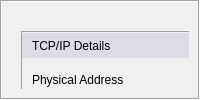
             <widget class="QWidget" name="pcDetails">
              <layout class="QGridLayout" name="gridLayout_4">
               <property name="leftMargin">
                <number>0</number>
               </property>
               <property name="topMargin">
                <number>0</number>
               </property>
               <property name="rightMargin">
                <number>0</number>
               </property>
               <property name="bottomMargin">
                <number>0</number>
               </property>
               <item row="0" column="0">
                <widget class="QFrame" name="framePcMain">
                 <property name="sizePolicy">
                  <sizepolicy hsizetype="Preferred" vsizetype="Preferred">
                   <horstretch>0</horstretch>
                   <verstretch>0</verstretch>
                  </sizepolicy>
                 </property>
                 <property name="styleSheet">
                  <string notr="true">background-color: rgb(240, 240, 240);</string>
                 </property>
                 <property name="frameShape">
                  <enum>QFrame::Box</enum>
                 </property>
                 <property name="frameShadow">
                  <enum>QFrame::Sunken</enum>
                 </property>
                 <layout class="QHBoxLayout" name="horizontalLayout">
                  <item>
                   <widget class="QFrame" name="framePcDetails">
                    <property name="minimumSize">
                     <size>
                      <width>0</width>
                      <height>25</height>
                     </size>
                    </property>
                    <property name="styleSheet">
                     <string notr="true">background-color: rgb(240, 240, 240);</string>
                    </property>
                    <property name="frameShape">
                     <enum>QFrame::NoFrame</enum>
                    </property>
                    <property name="frameShadow">
                     <enum>QFrame::Sunken</enum>
                    </property>
                    <widget class="QFrame" name="framePcAddressDetails">
                     <property name="geometry">
                      <rect>
                       <x>10</x>
                       <y>20</y>
                       <width>367</width>
                       <height>221</height>
                      </rect>
                     </property>
                     <property name="sizePolicy">
                      <sizepolicy hsizetype="Expanding" vsizetype="Expanding">
                       <horstretch>0</horstretch>
                       <verstretch>0</verstretch>
                      </sizepolicy>
                     </property>
                     <property name="frameShape">
                      <enum>QFrame::Panel</enum>
                     </property>
                     <property name="frameShadow">
                      <enum>QFrame::Sunken</enum>
                     </property>
                     <layout class="QGridLayout" name="gridLayout_11">
                      <property name="leftMargin">
                       <number>0</number>
                      </property>
                      <property name="topMargin">
                       <number>0</number>
                      </property>
                      <property name="rightMargin">
                       <number>0</number>
                      </property>
                      <property name="bottomMargin">
                       <number>0</number>
                      </property>
                      <property name="spacing">
                       <number>0</number>
                      </property>
                      <item row="7" column="1">
                       <spacer name="verticalSpacer">
                        <property name="orientation">
                         <enum>Qt::Vertical</enum>
                        </property>
                        <property name="sizeType">
                         <enum>QSizePolicy::Expanding</enum>
                        </property>
                        <property name="sizeHint" stdset="0">
                         <size>
                          <width>20</width>
                          <height>20</height>
                         </size>
                        </property>
                       </spacer>
                      </item>
                      <item row="8" column="1">
                       <layout class="QHBoxLayout" name="horizontalLayout_4" stretch="0,0,0,0">
                        <property name="spacing">
                         <number>10</number>
                        </property>
                        <property name="leftMargin">
                         <number>10</number>
                        </property>
                        <property name="rightMargin">
                         <number>10</number>
                        </property>
                        <property name="bottomMargin">
                         <number>5</number>
                        </property>
                        <item>
                         <widget class="QPushButton" name="pushButtonRefreshPcIp">
                          <property name="styleSheet">
                           <string notr="true">background-color: rgba(224, 231, 245, 255);</string>
                          </property>
                          <property name="text">
                           <string>Refresh</string>
                          </property>
                         </widget>
                        </item>
                        <item>
                         <spacer name="horizontalSpacer">
                          <property name="orientation">
                           <enum>Qt::Horizontal</enum>
                          </property>
                          <property name="sizeHint" stdset="0">
                           <size>
                            <width>40</width>
                            <height>20</height>
                           </size>
                          </property>
                         </spacer>
                        </item>
                        <item>
                         <widget class="QPushButton" name="pushButtonCancelPcIp">
                          <property name="enabled">
                           <bool>true</bool>
                          </property>
                          <property name="contextMenuPolicy">
                           <enum>Qt::PreventContextMenu</enum>
                          </property>
                          <property name="styleSheet">
                           <string notr="true">background-color: rgba(224, 231, 245, 255);</string>
                          </property>
                          <property name="text">
                           <string>Cancel</string>
                          </property>
                          <property name="autoDefault">
                           <bool>false</bool>
                          </property>
                          <property name="default">
                           <bool>false</bool>
                          </property>
                          <property name="flat">
                           <bool>false</bool>
                          </property>
                         </widget>
                        </item>
                        <item>
                         <widget class="QPushButton" name="pushButtonApplyPcIp">
                          <property name="enabled">
                           <bool>false</bool>
                          </property>
                          <property name="styleSheet">
                           <string notr="true">background-color: rgba(224, 231, 245, 255);</string>
                          </property>
                          <property name="text">
                           <string>Apply</string>
                          </property>
                          <property name="autoDefault">
                           <bool>false</bool>
                          </property>
                          <property name="default">
                           <bool>false</bool>
                          </property>
                         </widget>
                        </item>
                       </layout>
                      </item>
                      <item row="0" column="0" rowspan="2" colspan="2">
                       <widget class="QLabel" name="tcpIpDetailsLabel">
                        <property name="sizePolicy">
                         <sizepolicy hsizetype="Preferred" vsizetype="Preferred">
                          <horstretch>0</horstretch>
                          <verstretch>0</verstretch>
                         </sizepolicy>
                        </property>
                        <property name="minimumSize">
                         <size>
                          <width>0</width>
                          <height>25</height>
                         </size>
                        </property>
                        <property name="maximumSize">
                         <size>
                          <width>16777215</width>
                          <height>23</height>
                         </size>
                        </property>
                        <property name="styleSheet">
                         <string notr="true">background-color: rgb(220, 220, 230);</string>
                        </property>
                        <property name="text">
                         <string>TCP/IP Details</string>
                        </property>
                        <property name="indent">
                         <number>10</number>
                        </property>
                       </widget>
                      </item>
                      <item row="5" column="0" rowspan="2" colspan="2">
                       <layout class="QGridLayout" name="gridLayout_10">
                        <property name="leftMargin">
                         <number>10</number>
                        </property>
                        <property name="topMargin">
                         <number>10</number>
                        </property>
                        <property name="rightMargin">
                         <number>20</number>
                        </property>
                        <property name="bottomMargin">
                         <number>10</number>
                        </property>
                        <property name="horizontalSpacing">
                         <number>80</number>
                        </property>
                        <property name="verticalSpacing">
                         <number>15</number>
                        </property>
                        <item row="0" column="1">
                         <widget class="QLineEdit" name="lineEditPcPhysicalAddress">
                          <property name="enabled">
                           <bool>true</bool>
                          </property>
                          <property name="minimumSize">
                           <size>
                            <width>0</width>
                            <height>25</height>
                           </size>
                          </property>
                          <property name="styleSheet">
                           <string notr="true"/>
                          </property>
                          <property name="inputMethodHints">
                           <set>Qt::ImhNone</set>
                          </property>
                          <property name="text">
                           <string/>
                          </property>
                          <property name="readOnly">
                           <bool>true</bool>
                          </property>
                         </widget>
                        </item>
                        <item row="2" column="0">
                         <widget class="QLabel" name="labelPcSubnetMask">
                          <property name="text">
                           <string>Subnet Mask</string>
                          </property>
                         </widget>
                        </item>
                        <item row="2" column="1">
                         <widget class="QLineEdit" name="lineEditPcSubnetMask">
                          <property name="minimumSize">
                           <size>
                            <width>0</width>
                            <height>25</height>
                           </size>
                          </property>
                          <property name="styleSheet">
                           <string notr="true">background-color: rgb(255, 255, 255);</string>
                          </property>
                          <property name="readOnly">
                           <bool>false</bool>
                          </property>
                         </widget>
                        </item>
                        <item row="3" column="1">
                         <widget class="QLineEdit" name="lineEditPcDefaultGateway">
                          <property name="minimumSize">
                           <size>
                            <width>0</width>
                            <height>25</height>
                           </size>
                          </property>
                          <property name="styleSheet">
                           <string notr="true">background-color: rgb(255, 255, 255);</string>
                          </property>
                          <property name="readOnly">
                           <bool>false</bool>
                          </property>
                         </widget>
                        </item>
                        <item row="1" column="0">
                         <widget class="QLabel" name="labelPcIpAddress">
                          <property name="text">
                           <string>IP Address</string>
                          </property>
                         </widget>
                        </item>
                        <item row="1" column="1">
                         <widget class="QLineEdit" name="lineEditPcIpAddress">
                          <property name="minimumSize">
                           <size>
                            <width>0</width>
                            <height>25</height>
                           </size>
                          </property>
                          <property name="styleSheet">
                           <string notr="true">background-color: rgb(255, 255, 255);</string>
                          </property>
                          <property name="text">
                           <string/>
                          </property>
                          <property name="readOnly">
                           <bool>false</bool>
                          </property>
                         </widget>
                        </item>
                        <item row="3" column="0">
                         <widget class="QLabel" name="labelPcDefaultGateway">
                          <property name="text">
                           <string>Default Gateway</string>
                          </property>
                         </widget>
                        </item>
                        <item row="0" column="0">
                         <widget class="QLabel" name="labelPcPhysicalAddress">
                          <property name="text">
                           <string>Physical Address</string>
                          </property>
                         </widget>
                        </item>
                       </layout>
                      </item>
                     </layout>
                    </widget>
                    <widget class="QPushButton" name="pushButtonPc">
                     <property name="geometry">
                      <rect>
                       <x>400</x>
                       <y>20</y>
                       <width>130</width>
                       <height>31</height>
                      </rect>
                     </property>
                     <property name="sizePolicy">
                      <sizepolicy hsizetype="Expanding" vsizetype="Preferred">
                       <horstretch>0</horstretch>
                       <verstretch>0</verstretch>
                      </sizepolicy>
                     </property>
                     <property name="styleSheet">
                      <string notr="true">background-color: rgba(224, 231, 245, 255);</string>
                     </property>
                     <property name="text">
                      <string>Search Local Devices</string>
                     </property>
                     <property name="default">
                      <bool>false</bool>
                     </property>
                    </widget>
                    <zorder>pushButtonPc</zorder>
                    <zorder>framePcAddressDetails</zorder>
                    <zorder></zorder>
                   </widget>
                  </item>
                 </layout>
                </widget>
               </item>
              </layout>
             </widget>
